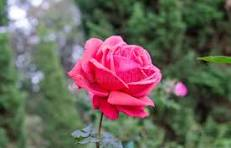
#> input picture phaseFive/download(1.png, 231 x 148 px, found by its file name
$ python Thresh.py
#> lines starting #> are read from the running program, lines starting #| are printed output that depends on the picture; after the words box and inside, x2 and y2 are one past the last pixel; in counts of white or black regions, pixels touching at a corner belong together
import cv2

img = cv2.imread('phaseFive/download(1.png',cv2.IMREAD_GRAYSCALE)
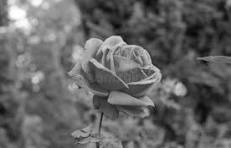
#> img: shape (148, 231); min 6, max 255, mean 100.5
thresh_value = 50
max_value = 256
thresh_type = cv2.THRESH_BINARY
if img is None:
    print('no image found please check the file path')
else:
    _,thresh = cv2.threshold(img,thresh_value,max_value,thresh_type)
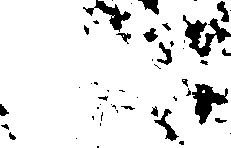
#> thresh: shape (148, 231); 90% white; 51 black regions (30 under 20 px), largest, box (x1, y1, x2, y2) and area: (183, 15, 231, 57) 799, (192, 84, 228, 125) 715, (83, 0, 131, 32) 456
    if thresh is None:
        print('image is not thresh')
    print('image is loaded')
    cv2.imshow('originalImage',img)
    cv2.imshow('threshImage',thresh)
    cv2.waitKey(0)
    cv2.destroyAllWindows()

$ run again, with phaseFive/download(2).png copied over phaseFive/download(1.png
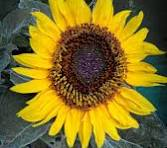
#> input picture phaseFive/download(2).png, 167 x 148 px, found by its file name
#> `img = cv2.imread('phaseFive/download(1.png',cv2.IMREAD_GRAYSCALE)`:
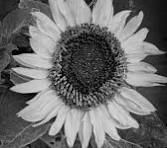
#> img: shape (148, 167); min 0, max 226, mean 110.3
#> `_,thresh = cv2.threshold(img,thresh_value,max_value,thresh_type)`:
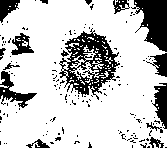
#> thresh: shape (148, 167); 77.7% white; 162 black regions (146 under 20 px), largest, box (x1, y1, x2, y2) and area: (59, 28, 120, 100) 1807, (131, 0, 167, 52) 1135, (0, 71, 37, 108) 457

$ run again, with phaseFive/noumi.png copied over phaseFive/download(1.png
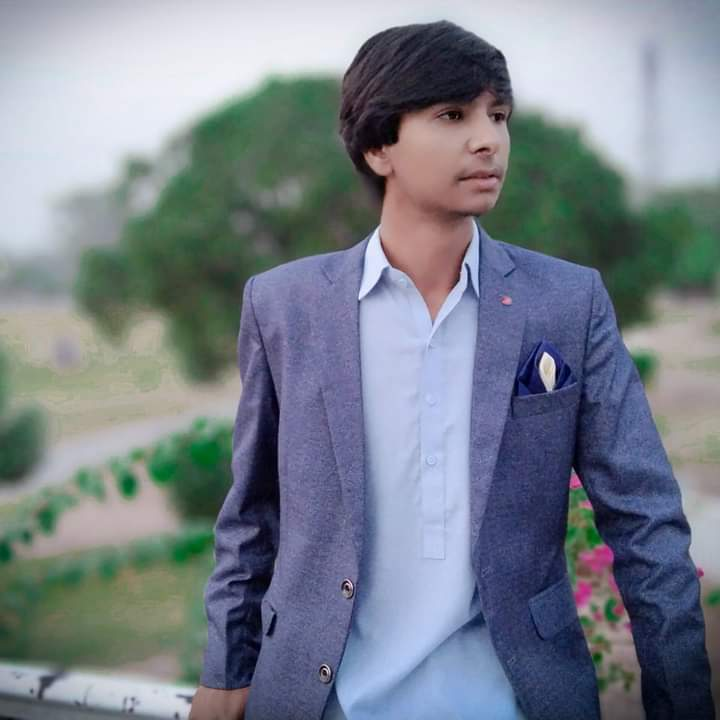
#> input picture phaseFive/noumi.png, 720 x 720 px, found by its file name
#> `img = cv2.imread('phaseFive/download(1.png',cv2.IMREAD_GRAYSCALE)`:
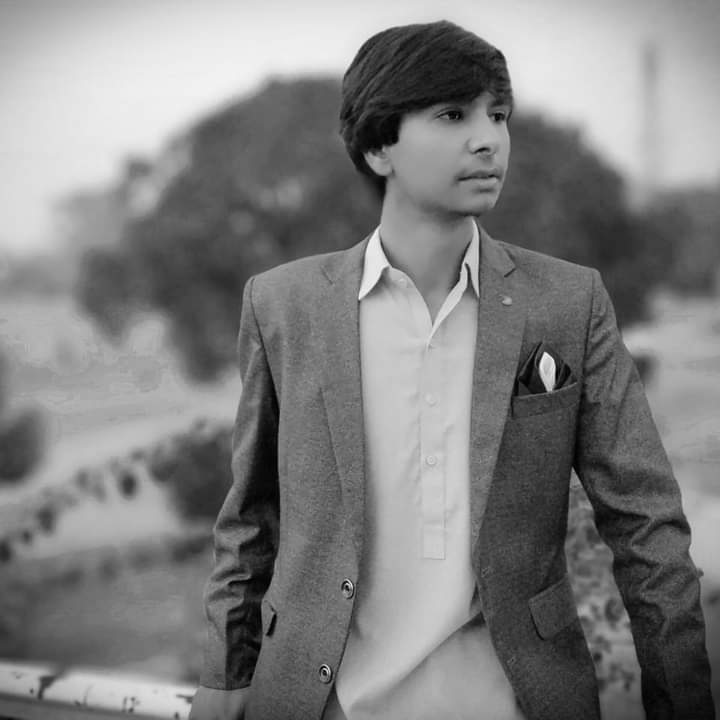
#> img: shape (720, 720); min 0, max 255, mean 128.1
#> `_,thresh = cv2.threshold(img,thresh_value,max_value,thresh_type)`:
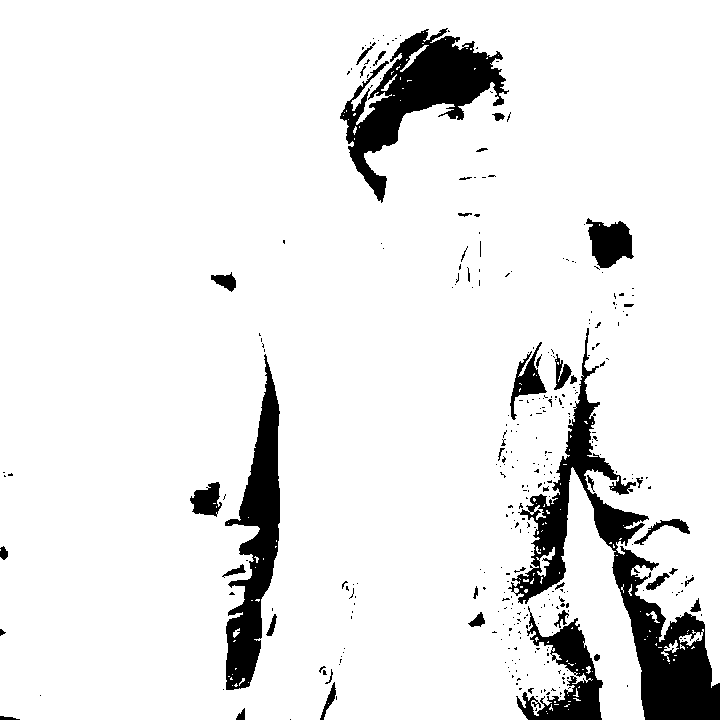
#> thresh: shape (720, 720); 91.2% white; 335 black regions (291 under 20 px), largest, box (x1, y1, x2, y2) and area: (508, 328, 720, 720) 16224, (340, 28, 509, 203) 10073, (225, 354, 280, 690) 8293
